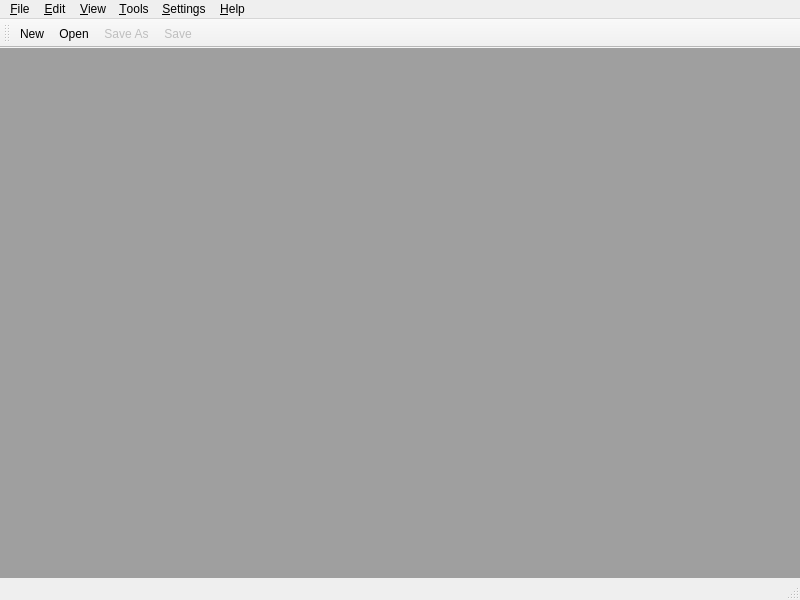
<?xml version="1.0" encoding="UTF-8"?>
<ui version="4.0">
 <class>MdeWindow</class>
 <widget class="QMainWindow" name="MdeWindow">
  <property name="geometry">
   <rect>
    <x>0</x>
    <y>0</y>
    <width>800</width>
    <height>600</height>
   </rect>
  </property>
  <property name="acceptDrops">
   <bool>true</bool>
  </property>
  <widget class="QWidget" name="centralwidget">
   <layout class="QGridLayout" name="gridLayout">
    <property name="leftMargin">
     <number>0</number>
    </property>
    <property name="topMargin">
     <number>0</number>
    </property>
    <property name="rightMargin">
     <number>0</number>
    </property>
    <property name="bottomMargin">
     <number>0</number>
    </property>
    <property name="spacing">
     <number>0</number>
    </property>
    <item row="0" column="0">
     <widget class="QMdiArea" name="mdiArea">
      <property name="activationOrder">
       <enum>QMdiArea::StackingOrder</enum>
      </property>
      <property name="viewMode">
       <enum>QMdiArea::TabbedView</enum>
      </property>
      <property name="tabsClosable">
       <bool>true</bool>
      </property>
      <property name="tabsMovable">
       <bool>true</bool>
      </property>
      <property name="tabShape">
       <enum>QTabWidget::Triangular</enum>
      </property>
     </widget>
    </item>
   </layout>
  </widget>
  <widget class="QMenuBar" name="menubar">
   <property name="geometry">
    <rect>
     <x>0</x>
     <y>0</y>
     <width>800</width>
     <height>23</height>
    </rect>
   </property>
   <widget class="QMenu" name="menu_File">
    <property name="title">
     <string>&amp;File</string>
    </property>
    <widget class="QMenu" name="menuHistory">
     <property name="toolTip">
      <string>Recent closed files</string>
     </property>
     <property name="statusTip">
      <string>Recent closed files</string>
     </property>
     <property name="title">
      <string>History</string>
     </property>
     <addaction name="separator"/>
     <addaction name="actionOpenAllTheHistoryFiles"/>
     <addaction name="actionClearRecentHistory"/>
    </widget>
    <addaction name="actionNew"/>
    <addaction name="actionOpen"/>
    <addaction name="actionOpenWith"/>
    <addaction name="actionReload"/>
    <addaction name="menuHistory"/>
    <addaction name="separator"/>
    <addaction name="actionSave"/>
    <addaction name="actionSaveAs"/>
    <addaction name="separator"/>
    <addaction name="actionClose"/>
    <addaction name="actionCloseAll"/>
    <addaction name="actionExit"/>
   </widget>
   <widget class="QMenu" name="menu_Edit">
    <property name="title">
     <string>&amp;Edit</string>
    </property>
   </widget>
   <widget class="QMenu" name="menu_View">
    <property name="title">
     <string>&amp;View</string>
    </property>
    <widget class="QMenu" name="menuTab">
     <property name="title">
      <string>Tab</string>
     </property>
     <addaction name="actionNext"/>
     <addaction name="actionPrevious"/>
    </widget>
    <addaction name="actionStayOnTop"/>
    <addaction name="actionFullScreen"/>
    <addaction name="separator"/>
    <addaction name="actionMultInst"/>
    <addaction name="menuTab"/>
   </widget>
   <widget class="QMenu" name="menu_Tools">
    <property name="title">
     <string>&amp;Tools</string>
    </property>
   </widget>
   <widget class="QMenu" name="menu_Settings">
    <property name="title">
     <string>&amp;Settings</string>
    </property>
    <addaction name="actionPreferences"/>
    <addaction name="actionPluginManager"/>
   </widget>
   <widget class="QMenu" name="menu_Help">
    <property name="title">
     <string>&amp;Help</string>
    </property>
    <addaction name="actionCmdlParam"/>
    <addaction name="actionAbout"/>
    <addaction name="actionAboutQt"/>
   </widget>
   <addaction name="menu_File"/>
   <addaction name="menu_Edit"/>
   <addaction name="menu_View"/>
   <addaction name="menu_Tools"/>
   <addaction name="menu_Settings"/>
   <addaction name="menu_Help"/>
  </widget>
  <widget class="QStatusBar" name="statusbar"/>
  <widget class="QToolBar" name="toolBar">
   <property name="windowTitle">
    <string>Tool bar</string>
   </property>
   <attribute name="toolBarArea">
    <enum>TopToolBarArea</enum>
   </attribute>
   <attribute name="toolBarBreak">
    <bool>false</bool>
   </attribute>
   <addaction name="actionNew"/>
   <addaction name="actionOpen"/>
   <addaction name="actionSaveAs"/>
   <addaction name="actionSave"/>
  </widget>
  <action name="actionNew">
   <property name="icon">
    <iconset resource="myimage.qrc">
     <normaloff>:/myImage/images/new.png</normaloff>:/myImage/images/new.png</iconset>
   </property>
   <property name="text">
    <string>New</string>
   </property>
   <property name="toolTip">
    <string>Create a new document</string>
   </property>
   <property name="statusTip">
    <string>Create a new document</string>
   </property>
  </action>
  <action name="actionOpen">
   <property name="icon">
    <iconset resource="myimage.qrc">
     <normaloff>:/myImage/images/open.png</normaloff>:/myImage/images/open.png</iconset>
   </property>
   <property name="text">
    <string>Open</string>
   </property>
   <property name="toolTip">
    <string>Open existing files</string>
   </property>
   <property name="statusTip">
    <string>Open existing files</string>
   </property>
  </action>
  <action name="actionSave">
   <property name="enabled">
    <bool>false</bool>
   </property>
   <property name="icon">
    <iconset resource="myimage.qrc">
     <normaloff>:/myImage/images/save.png</normaloff>:/myImage/images/save.png</iconset>
   </property>
   <property name="text">
    <string>Save</string>
   </property>
   <property name="toolTip">
    <string>Save current document</string>
   </property>
   <property name="statusTip">
    <string>Save current document</string>
   </property>
  </action>
  <action name="actionSaveAs">
   <property name="enabled">
    <bool>false</bool>
   </property>
   <property name="icon">
    <iconset resource="myimage.qrc">
     <normaloff>:/myImage/images/saveAs.png</normaloff>:/myImage/images/saveAs.png</iconset>
   </property>
   <property name="text">
    <string>Save As</string>
   </property>
   <property name="toolTip">
    <string>Save current document as a new file</string>
   </property>
   <property name="statusTip">
    <string>Save current document as a new file</string>
   </property>
  </action>
  <action name="actionExit">
   <property name="icon">
    <iconset resource="myimage.qrc">
     <normaloff>:/myImage/images/exit.png</normaloff>:/myImage/images/exit.png</iconset>
   </property>
   <property name="text">
    <string>Exit</string>
   </property>
   <property name="statusTip">
    <string>Exit</string>
   </property>
  </action>
  <action name="actionClearRecentHistory">
   <property name="text">
    <string>Clear recent history</string>
   </property>
   <property name="toolTip">
    <string>Clear recent history</string>
   </property>
   <property name="statusTip">
    <string>Clear recent history</string>
   </property>
  </action>
  <action name="actionOpenAllTheHistoryFiles">
   <property name="text">
    <string>Open all the history files</string>
   </property>
   <property name="statusTip">
    <string>Open all the history files</string>
   </property>
  </action>
  <action name="actionClose">
   <property name="enabled">
    <bool>false</bool>
   </property>
   <property name="text">
    <string>Close</string>
   </property>
   <property name="toolTip">
    <string>Close the current tab</string>
   </property>
   <property name="statusTip">
    <string>Close the current tab</string>
   </property>
  </action>
  <action name="actionCloseAll">
   <property name="enabled">
    <bool>false</bool>
   </property>
   <property name="text">
    <string>Close All</string>
   </property>
   <property name="toolTip">
    <string>Close all tabs</string>
   </property>
   <property name="statusTip">
    <string>Close all tabs</string>
   </property>
  </action>
  <action name="actionAbout">
   <property name="icon">
    <iconset resource="myimage.qrc">
     <normaloff>:/myImage/images/about.png</normaloff>:/myImage/images/about.png</iconset>
   </property>
   <property name="text">
    <string>About</string>
   </property>
   <property name="toolTip">
    <string>About this application</string>
   </property>
   <property name="statusTip">
    <string>About this application</string>
   </property>
   <property name="menuRole">
    <enum>QAction::AboutRole</enum>
   </property>
  </action>
  <action name="actionAboutQt">
   <property name="icon">
    <iconset resource="myimage.qrc">
     <normaloff>:/myImage/images/qt.png</normaloff>:/myImage/images/qt.png</iconset>
   </property>
   <property name="text">
    <string>About Qt</string>
   </property>
   <property name="statusTip">
    <string>About Qt</string>
   </property>
   <property name="menuRole">
    <enum>QAction::AboutQtRole</enum>
   </property>
  </action>
  <action name="actionNext">
   <property name="enabled">
    <bool>false</bool>
   </property>
   <property name="icon">
    <iconset resource="myimage.qrc">
     <normaloff>:/myImage/images/next.png</normaloff>:/myImage/images/next.png</iconset>
   </property>
   <property name="text">
    <string>Next</string>
   </property>
   <property name="toolTip">
    <string>Next tab</string>
   </property>
   <property name="statusTip">
    <string>Next tab</string>
   </property>
  </action>
  <action name="actionPrevious">
   <property name="enabled">
    <bool>false</bool>
   </property>
   <property name="icon">
    <iconset resource="myimage.qrc">
     <normaloff>:/myImage/images/previous.png</normaloff>:/myImage/images/previous.png</iconset>
   </property>
   <property name="text">
    <string>Previous</string>
   </property>
   <property name="toolTip">
    <string>Previous tab</string>
   </property>
   <property name="statusTip">
    <string>Previous tab</string>
   </property>
  </action>
  <action name="actionPreferences">
   <property name="text">
    <string>Preferences</string>
   </property>
   <property name="statusTip">
    <string>Preferences</string>
   </property>
  </action>
  <action name="actionCmdlParam">
   <property name="text">
    <string>CommandLine Parameters</string>
   </property>
   <property name="toolTip">
    <string>Command Line Parameters</string>
   </property>
   <property name="statusTip">
    <string>Command Line Parameters</string>
   </property>
  </action>
  <action name="actionReload">
   <property name="enabled">
    <bool>false</bool>
   </property>
   <property name="text">
    <string>Reload</string>
   </property>
   <property name="toolTip">
    <string>Reload current file</string>
   </property>
   <property name="statusTip">
    <string>Reload current file</string>
   </property>
  </action>
  <action name="actionFullScreen">
   <property name="text">
    <string>Full screen</string>
   </property>
   <property name="toolTip">
    <string>Toggle between full-screen and normal mode</string>
   </property>
   <property name="statusTip">
    <string>Toggle between full-screen and normal mode</string>
   </property>
  </action>
  <action name="actionStayOnTop">
   <property name="checkable">
    <bool>true</bool>
   </property>
   <property name="text">
    <string>Stay on top</string>
   </property>
   <property name="toolTip">
    <string>Make the window stay on top of all other windows</string>
   </property>
   <property name="statusTip">
    <string>Make the window stay on top of all other windows</string>
   </property>
  </action>
  <action name="actionMultInst">
   <property name="text">
    <string>New window</string>
   </property>
   <property name="toolTip">
    <string>Start a new instance</string>
   </property>
   <property name="statusTip">
    <string>Start a new instance</string>
   </property>
  </action>
  <action name="actionOpenWith">
   <property name="text">
    <string>Open With</string>
   </property>
   <property name="toolTip">
    <string>Open files with the selected editor</string>
   </property>
   <property name="statusTip">
    <string>Open files with the selected editor</string>
   </property>
  </action>
  <action name="actionPluginManager">
   <property name="text">
    <string>Plugin Manager</string>
   </property>
   <property name="toolTip">
    <string>Broswer and manage the plugins</string>
   </property>
   <property name="statusTip">
    <string>Broswer and manage the plugins</string>
   </property>
  </action>
 </widget>
 <resources>
  <include location="myimage.qrc"/>
 </resources>
 <connections/>
</ui>
